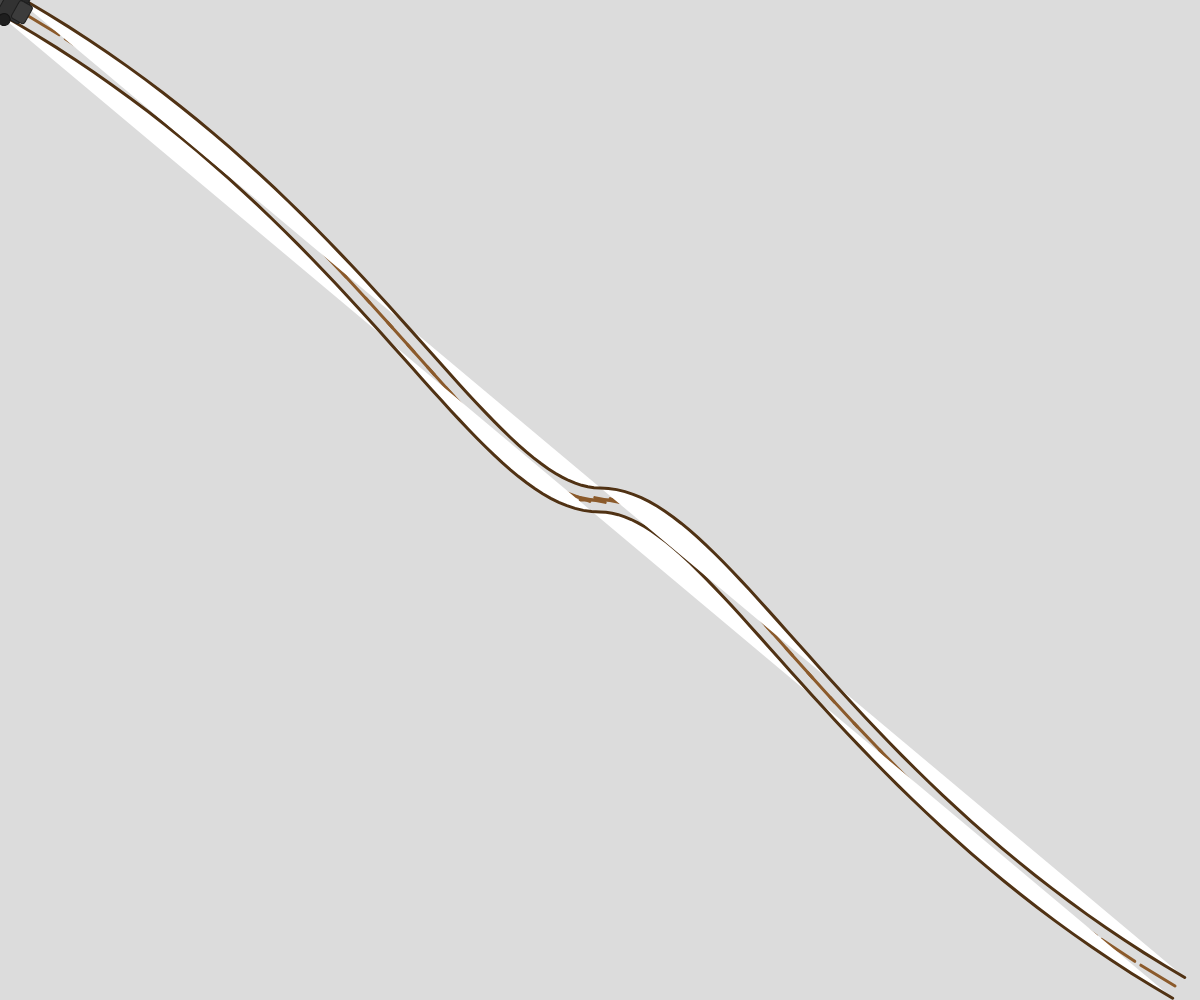
Frame 1 (no input)
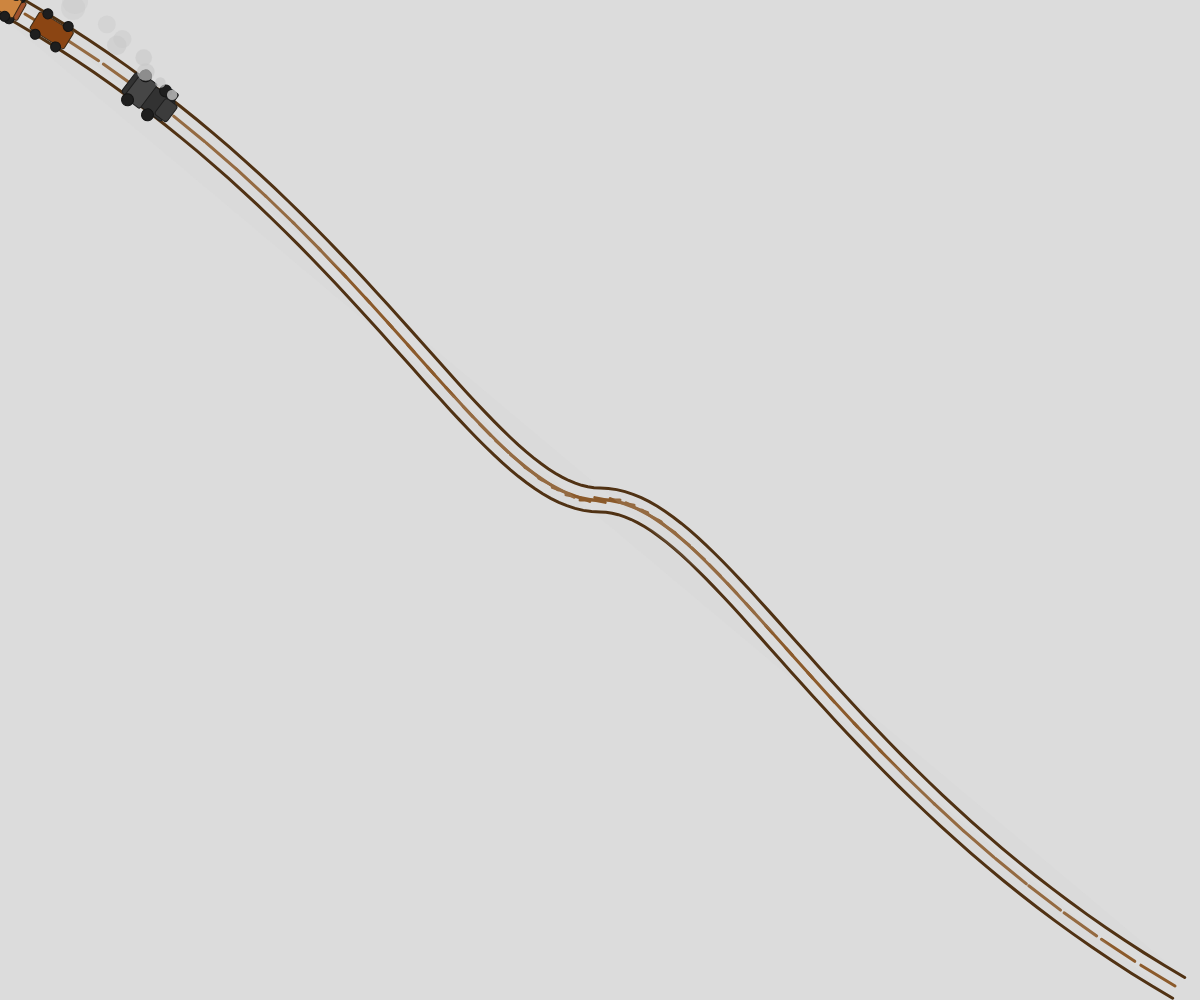
Frame 60 (no input)
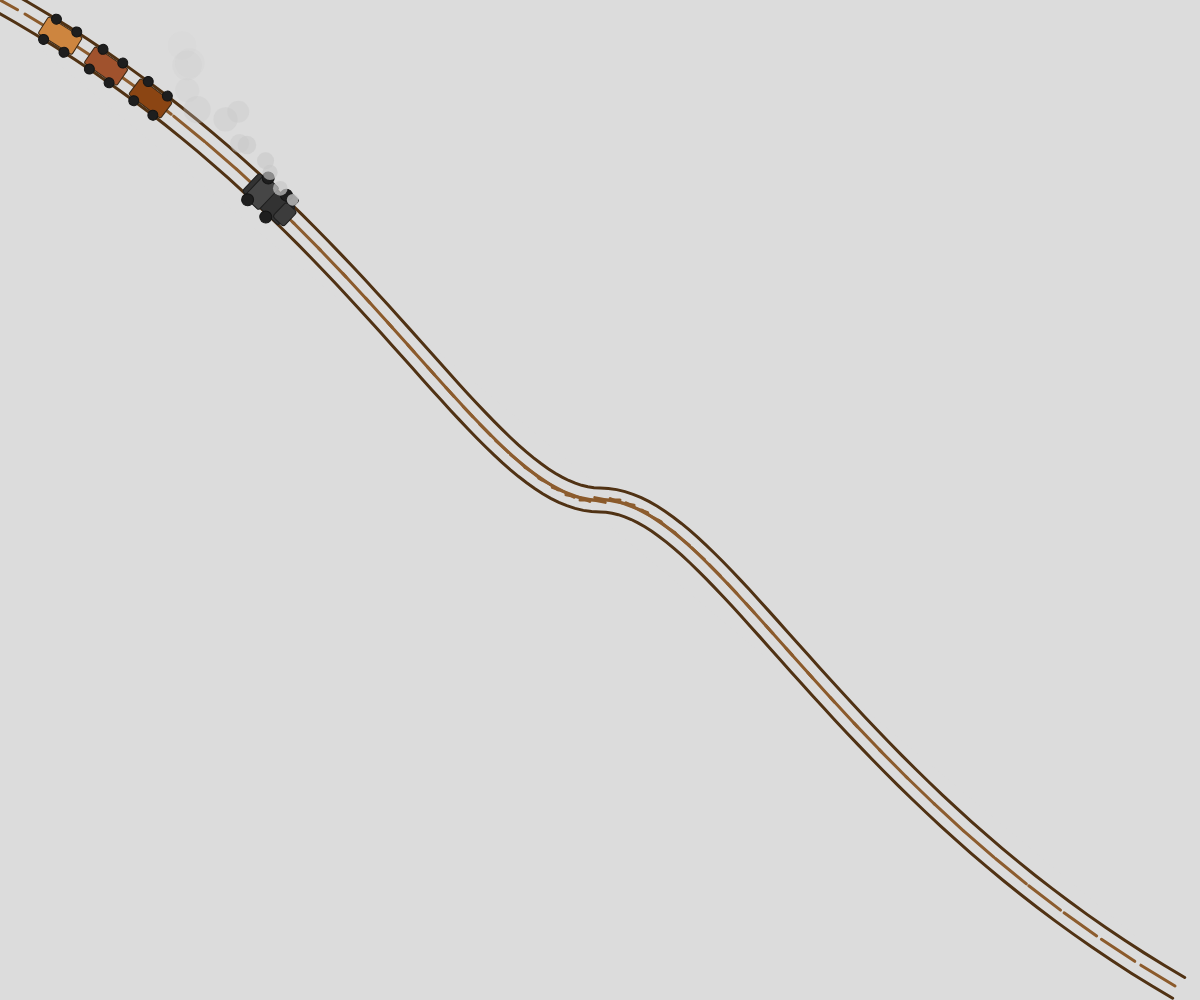
Frame 120 (the mouse pressed at the canvas centre since frame 60)

The p5.js sketch that drew these frames (run headless with seeded random() and noise() and a simulated clock; from frame 60 on, the mouse is pressed at the canvas centre):

// p5.js sketch
// ── sketch.js
let trainT = 0; // Position along track (0 to 1)
let smokeParticles = [];
let trackLength = 0;
let trackSamples = [];

function setup() {
  createCanvas(windowWidth, windowHeight);
  calculateTrackLength();
}

function calculateTrackLength() {
  // Pre-calculate track positions and cumulative distances
  trackSamples = [];
  let prevX = 0, prevY = 0;
  trackLength = 0;
  
  for (let t = 0; t <= 1; t += 0.001) {
    let pos = getTrackPositionRaw(t);
    if (t > 0) {
      let dx = pos.x - prevX;
      let dy = pos.y - prevY;
      trackLength += sqrt(dx * dx + dy * dy);
    }
    trackSamples.push({ t: t, distance: trackLength });
    prevX = pos.x;
    prevY = pos.y;
  }
}

function getTFromDistance(targetDistance) {
  // Convert distance along track to t parameter
  if (targetDistance <= 0) return 0;
  if (targetDistance >= trackLength) return 1;
  
  // Handle wrapping
  while (targetDistance < 0) targetDistance += trackLength;
  while (targetDistance > trackLength) targetDistance -= trackLength;
  
  // Binary search for the right t value
  for (let i = 1; i < trackSamples.length; i++) {
    if (trackSamples[i].distance >= targetDistance) {
      let d1 = trackSamples[i - 1].distance;
      let d2 = trackSamples[i].distance;
      let t1 = trackSamples[i - 1].t;
      let t2 = trackSamples[i].t;
      let ratio = (targetDistance - d1) / (d2 - d1);
      return t1 + ratio * (t2 - t1);
    }
  }
  return 1;
}

function draw() {
  background(220);
  
  // Define control points for the curved track
  let startX = 0;
  let startY = 0;
  let endX = width;
  let endY = height;
  
  // Control points for the curves
  let cp1x = width * 0.3;
  let cp1y = height * 0.2;
  let cp2x = width * 0.4;
  let cp2y = height * 0.5;
  let cp3x = width * 0.6;
  let cp3y = height * 0.5;
  let cp4x = width * 0.7;
  let cp4y = height * 0.8;
  
  // Draw railroad ties first (behind rails)
  stroke(139, 90, 43);
  strokeWeight(3);
  for (let t = 0; t <= 1; t += 0.02) {
    let pos = getTrackPositionRaw(t);
    let angle = getTrackAngleRaw(t);
    
    push();
    translate(pos.x, pos.y);
    rotate(angle);
    line(-20, 0, 20, 0);
    pop();
  }
  
  // Draw two parallel rails
  let railOffset = 12;
  
  // Left rail
  stroke(80, 50, 20);
  strokeWeight(3);
  beginShape();
  for (let t = 0; t <= 1; t += 0.01) {
    let pos = getTrackPositionRaw(t);
    let angle = getTrackAngleRaw(t);
    let offsetX = cos(angle + HALF_PI) * railOffset;
    let offsetY = sin(angle + HALF_PI) * railOffset;
    vertex(pos.x + offsetX, pos.y + offsetY);
  }
  endShape();
  
  // Right rail
  beginShape();
  for (let t = 0; t <= 1; t += 0.01) {
    let pos = getTrackPositionRaw(t);
    let angle = getTrackAngleRaw(t);
    let offsetX = cos(angle - HALF_PI) * railOffset;
    let offsetY = sin(angle - HALF_PI) * railOffset;
    vertex(pos.x + offsetX, pos.y + offsetY);
  }
  endShape();
  
  // Update train position (move by distance per frame)
  let speed = 2; // pixels per frame
  let currentDistance = trainT * trackLength;
  currentDistance += speed;
  if (currentDistance > trackLength) currentDistance -= trackLength;
  trainT = currentDistance / trackLength;
  
  // Fixed visual gap between all cars and engine (in pixels)
  let visualGap = 15;
  
  // Engine body width: 50 (extends 25 back from center)
  // Car body width: 40 (extends 20 front/back from center)
  // For equal visual gaps:
  // Engine-to-car spacing = visualGap + 25 (engine back) + 20 (car front) = 60
  // Car-to-car spacing = visualGap + 20 (car back) + 20 (car front) = 55
  let engineToCarSpacing = visualGap + 45; // 60
  let carSpacing = visualGap + 40; // 55
  
  // Draw train cars (from back to front)
  let carColors = ['#8B4513', '#A0522D', '#CD853F']; // 3 cars
  
  // Draw 3 cars first (behind engine)
  for (let i = 0; i < 3; i++) {
    let carDistance;
    if (i === 0) {
      // First car uses engine-to-car spacing
      carDistance = currentDistance - engineToCarSpacing;
    } else {
      // Other cars use standard car spacing
      carDistance = currentDistance - engineToCarSpacing - i * carSpacing;
    }
    let carT = getTFromDistance(carDistance);
    drawTrainCar(carT, carColors[i]);
  }
  
  // Draw engine
  drawEngine(trainT);
  
  // Update and draw smoke particles
  updateSmoke();
}

function getTrackPositionRaw(t) {
  let x, y;
  if (t <= 0.5) {
    x = bezierPoint(0, width * 0.3, width * 0.4, width * 0.5, t * 2);
    y = bezierPoint(0, height * 0.2, height * 0.5, height * 0.5, t * 2);
  } else {
    x = bezierPoint(width * 0.5, width * 0.6, width * 0.7, width, (t - 0.5) * 2);
    y = bezierPoint(height * 0.5, height * 0.5, height * 0.8, height, (t - 0.5) * 2);
  }
  return { x, y };
}

function getTrackAngleRaw(t) {
  let dx, dy;
  if (t <= 0.5) {
    dx = bezierTangent(0, width * 0.3, width * 0.4, width * 0.5, t * 2);
    dy = bezierTangent(0, height * 0.2, height * 0.5, height * 0.5, t * 2);
  } else {
    dx = bezierTangent(width * 0.5, width * 0.6, width * 0.7, width, (t - 0.5) * 2);
    dy = bezierTangent(height * 0.5, height * 0.5, height * 0.8, height, (t - 0.5) * 2);
  }
  return atan2(dy, dx);
}

function drawEngine(t) {
  let pos = getTrackPositionRaw(t);
  let angle = getTrackAngleRaw(t);
  
  push();
  translate(pos.x, pos.y);
  rotate(angle);
  
  // Engine body
  fill(50, 50, 50);
  stroke(30);
  strokeWeight(1);
  rectMode(CENTER);
  rect(0, 0, 50, 25, 3);
  
  // Cabin
  fill(70, 70, 70);
  rect(-10, 0, 20, 30, 2);
  
  // Chimney
  fill(40);
  rect(18, -15, 10, 10, 2);
  
  // Front
  fill(60, 60, 60);
  rect(22, 0, 15, 20, 3);
  
  // Wheels
  fill(30);
  stroke(20);
  ellipse(-15, 15, 12, 12);
  ellipse(10, 15, 12, 12);
  ellipse(-15, -15, 12, 12);
  ellipse(10, -15, 12, 12);
  
  // Add smoke
  if (frameCount % 5 === 0) {
    smokeParticles.push({
      x: pos.x + cos(angle) * 18 + cos(angle + HALF_PI) * (-15),
      y: pos.y + sin(angle) * 18 + sin(angle + HALF_PI) * (-15),
      vx: random(-0.5, 0.5),
      vy: random(-1, -0.5),
      size: random(8, 15),
      alpha: 200
    });
  }
  
  pop();
}

function drawTrainCar(t, carColor) {
  let pos = getTrackPositionRaw(t);
  let angle = getTrackAngleRaw(t);
  
  push();
  translate(pos.x, pos.y);
  rotate(angle);
  
  // Car body
  fill(carColor);
  stroke(60, 40, 20);
  strokeWeight(1);
  rectMode(CENTER);
  rect(0, 0, 40, 20, 2);
  
  // Wheels
  fill(30);
  stroke(20);
  ellipse(-12, 12, 10, 10);
  ellipse(12, 12, 10, 10);
  ellipse(-12, -12, 10, 10);
  ellipse(12, -12, 10, 10);
  
  pop();
}

function updateSmoke() {
  for (let i = smokeParticles.length - 1; i >= 0; i--) {
    let p = smokeParticles[i];
    p.x += p.vx;
    p.y += p.vy;
    p.size += 0.3;
    p.alpha -= 3;
    
    // Draw smoke
    noStroke();
    fill(200, 200, 200, p.alpha);
    ellipse(p.x, p.y, p.size, p.size);
    
    // Remove faded particles
    if (p.alpha <= 0) {
      smokeParticles.splice(i, 1);
    }
  }
}

function windowResized() {
  resizeCanvas(windowWidth, windowHeight);
  calculateTrackLength();
}
